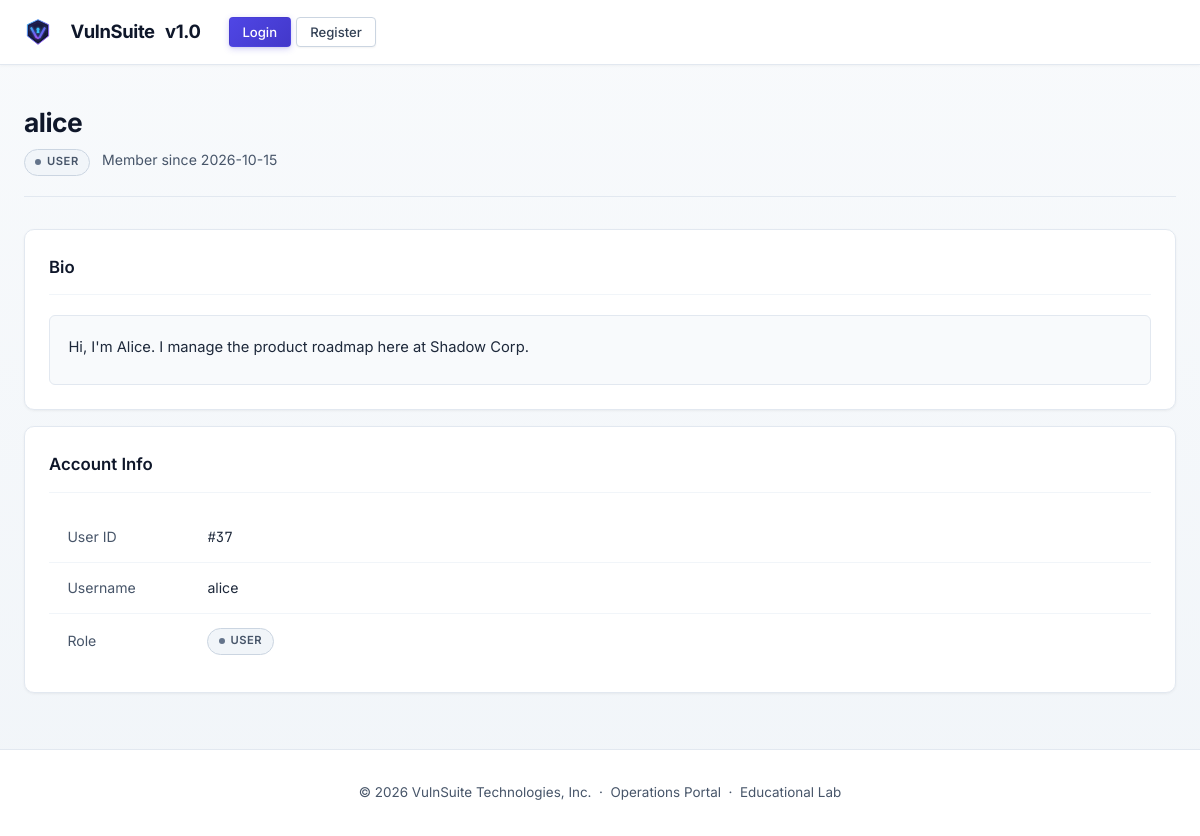
Screenshot of /profile/alice with the database file from the repository.
### tables this page shows
CREATE TABLE users (
        id          INTEGER PRIMARY KEY AUTOINCREMENT,
        username    TEXT UNIQUE NOT NULL,
        email       TEXT UNIQUE NOT NULL,
        password    TEXT NOT NULL,
        role        TEXT NOT NULL DEFAULT 'user',
        bio         TEXT DEFAULT '',
        website     TEXT DEFAULT '',
        created_at  TEXT DEFAULT (datetime('now'))
    );

### routes/profile_routes.py (the view)
@profile_bp.route("/profile/<username>")
def view_profile(username):
    db   = get_db()
    user = db.execute(
        "SELECT id, username, bio, website, role, created_at FROM users WHERE username=?",
        (username,)
    ).fetchone()
    if not user:
        abort(404)
    if current_app.config["VULN_XSS"]:
        bio_content     = user["bio"] or ""
        website_content = user["website"] or ""
    else:
        bio_content     = html.escape(user["bio"] or "")
        website_content = html.escape(user["website"] or "")
    return render_template("profile/view_profile.html",
                           profile_user=user,
                           bio_content=bio_content,
                           website_content=website_content,
                           vuln_xss=current_app.config["VULN_XSS"])

### auth.py (called while the page is built)
def current_user():
    return {
        "id":       session.get("user_id"),
        "username": session.get("username"),
        "role":     session.get("role"),
    } if "user_id" in session else None

### db.py (called while the page is built)
def get_db():
    if "db" not in g:
        db_path = current_app.config["DATABASE"]
        g.db = sqlite3.connect(db_path, detect_types=sqlite3.PARSE_DECLTYPES,
                               timeout=10)
        g.db.row_factory = sqlite3.Row
        g.db.execute("PRAGMA busy_timeout = 8000")
    return g.db

### templates/profile/view_profile.html (shortened to what this page needs)
{% extends "base.html" %}
{% block content %}
<div class="page-header">
  <div>
    <h1 class="page-title">{{ profile_user['username'] }}</h1>
    <p class="page-sub">
      <span class="role-badge role-{{ profile_user['role'] | replace('-','_') }}">
        {{ profile_user['role'] }}
      </span>
      &nbsp; Member since {{ profile_user['created_at'][:10] if profile_user['created_at'] else '—' }}
    </p>
  </div>
</div>
<div class="card">
  <div class="card-header"><span class="card-title">Bio</span></div>
  <div class="bio-box">
    {% if vuln_xss %}
    {{ bio_content | safe }}
    {% else %}
    {{ bio_content }}
    {% endif %}
  </div>
</div>
<div class="card mt-2">
  <div class="card-header"><span class="card-title">Account Info</span></div>
  <table>
    <tbody>
      <tr><td style="width:140px;color:var(--text-muted);">User ID</td>
          <td class="mono">#{{ profile_user['id'] }}</td></tr>
      <tr><td style="color:var(--text-muted);">Username</td>
          <td>{{ profile_user['username'] }}</td></tr>
      <tr><td style="color:var(--text-muted);">Role</td>
          <td><span class="role-badge role-{{ profile_user['role'] | replace('-','_') }}">{{ profile_user['role'] }}</span></td></tr>
    </tbody>
  </table>
</div>
{% endblock %}

### static/css/main.css (style rules this page uses)
:root { --bg: #f8fafc; --bg-gradient: linear-gradient(180deg, #f8fafc 0%, #f1f5f9 100%); --bg2: #ffffff; --bg3: #f1f5f9; --surface: #ffffff; --surface2: #f8fafc; --surface3: #e2e8f0; --surface-hover:#f1f5f9; --border: #e2e8f0; --border-subtle:#f1f5f9; --border2: #cbd5e1; --border-focus: #4f46e5; --accent: #4f46e5; --accent-hover: #4338ca; --accent-dim: #3730a3; --accent-glow: rgba(79, 70, 229, 0.15); --accent-subtle:#eef2ff; --red: #e11d48; --red-dim: #fff1f2; --red-border: #fecdd3; --green: #059669; --green-dim: #ecfdf5; --green-border: #a7f3d0; --yellow: #d97706; --yellow-dim: #fffbeb; --yellow-border:#fde68a; --blue: #0284c7; --blue-dim: #f0f9ff; --blue-border: #bae6fd; --orange: #ea580c; --orange-dim: #fff7ed; --text: #0f172a; --text-muted: #475569; --text-dim: #94a3b8; --font: 'Inter', -apple-system, BlinkMacSystemFont, "Segoe UI", Roboto, sans-serif; --mono: 'JetBrains Mono', 'Fira Code', Menlo, Consolas, monospace; --radius-xs: 4px; --radius-sm: 6px; --radius: 10px; --radius-lg: 14px; --radius-xl: 20px; --shadow-sm: 0 1px 2px 0 rgba(0, 0, 0, 0.05); --shadow: 0 1px 3px 0 rgba(0, 0, 0, 0.08), 0 1px 2px -1px rgba(0, 0, 0, 0.05); --shadow-md: 0 4px 6px -1px rgba(0, 0, 0, 0.07), 0 2px 4px -2px rgba(0, 0, 0, 0.05); --shadow-lg: 0 10px 15px -3px rgba(0, 0, 0, 0.08), 0 4px 6px -4px rgba(0, 0, 0, 0.04); --inner-glow: inset 0 1px 0 rgba(255, 255, 255, 0.8); }
*, *::before, *::after { box-sizing: border-box; margin: 0; padding: 0; }
html { scroll-behavior: smooth; color-scheme: light; }
body { background-color: var(--bg); background-image: var(--bg-gradient); background-attachment: fixed; background-repeat: no-repeat; color: var(--text); font-family: var(--font); font-size: 15px; line-height: 1.6; min-height: 100vh; display: flex; flex-direction: column; -webkit-font-smoothing: antialiased; -moz-osx-font-smoothing: grayscale; }
h1 { font-size: 1.85rem; font-weight: 700; letter-spacing: -0.025em; color: var(--text); }
code, pre, .mono { font-family: var(--mono); }
.role-badge { font-size: 0.7rem; font-weight: 600; padding: 0.22rem 0.65rem; border-radius: 20px; text-transform: uppercase; letter-spacing: 0.05em; display: inline-flex; align-items: center; gap: 0.35rem; }
.role-badge::before { content: ""; display: inline-block; width: 6px; height: 6px; border-radius: 50%; }
.role-user { background: #f1f5f9; color: #475569; border: 1px solid #cbd5e1; }
.role-user::before { background: #64748b; }
.card { background: var(--surface); border: 1px solid var(--border); border-radius: var(--radius); padding: 1.5rem; box-shadow: 0 1px 3px 0 rgba(0, 0, 0, 0.05), 0 1px 2px -1px rgba(0, 0, 0, 0.03); transition: border-color .2s, box-shadow .2s, transform .2s; position: relative; }
.card-header { display: flex; align-items: center; justify-content: space-between; margin-bottom: 1.25rem; padding-bottom: 0.85rem; border-bottom: 1px solid #f1f5f9; }
.card-title { font-size: 1.05rem; font-weight: 600; color: var(--text); display: flex; align-items: center; gap: 0.5rem; }
table { width: 100%; border-collapse: collapse; font-size: 0.88rem; text-align: left; }
td { padding: 0.85rem 1.15rem; border-bottom: 1px solid #f1f5f9; color: #1e293b; vertical-align: middle; }
tr:last-child td { border-bottom: none; }
.page-header { display: flex; align-items: flex-start; justify-content: space-between; margin-bottom: 2rem; padding-bottom: 1.25rem; border-bottom: 1px solid var(--border); }
.page-title { font-size: 1.65rem; font-weight: 700; letter-spacing: -0.02em; color: var(--text); }
.page-sub { color: var(--text-muted); font-size: 0.88rem; margin-top: 0.35rem; }
.bio-box { background: #f8fafc; border: 1px solid var(--border); border-radius: var(--radius-sm); padding: 1.15rem; min-height: 70px; font-size: 0.92rem; line-height: 1.65; word-break: break-word; color: #1e293b; }
.mono { font-family: var(--mono); }
.mt-2 { margin-top: 1rem; }

### rows the page displays
users: username "alice", role "USER", created_at "2026-10-15", bio "Hi, I'm Alice. I manage the product roadmap here at Shadow Corp.", id "37"
